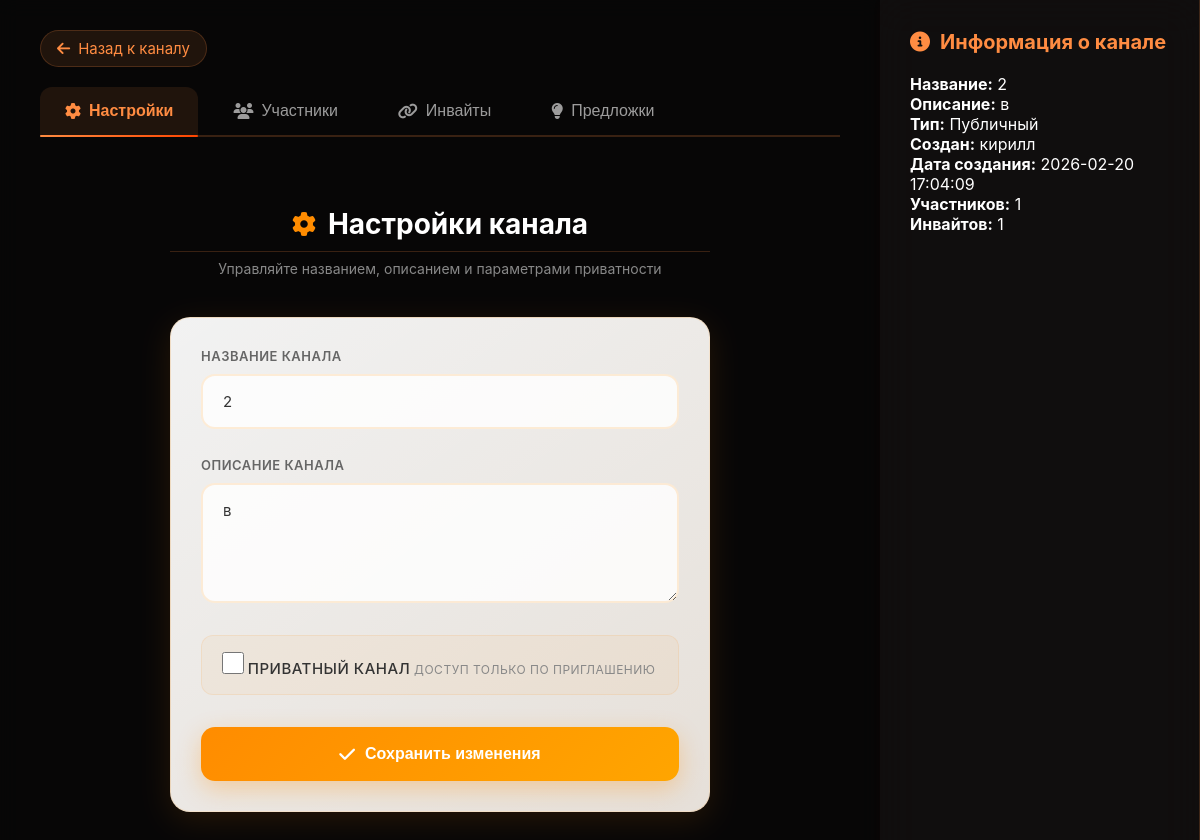
Screenshot of /channel/2/settings (signed in) with the database file from the repository.
### tables this page shows
CREATE TABLE channels (
                id INTEGER PRIMARY KEY AUTOINCREMENT,
                name TEXT UNIQUE NOT NULL,
                creator TEXT NOT NULL,
                description TEXT,
                created_at DATETIME DEFAULT CURRENT_TIMESTAMP,
                is_private BOOLEAN DEFAULT FALSE
            );

### app.py (the view)
@app.route('/channel/<channel_name>/settings')
def channel_settings(channel_name):
    print(f"channel_settings called with channel_name: {repr(channel_name)}")
    print(f"channel_name type: {type(channel_name)}, len: {len(channel_name)}")
    if 'user_id' not in session:
        return redirect(url_for('login'))
    channel = get_channel_by_name(channel_name)
    print(f"get_channel_by_name returned: {channel}")
    if not channel:
        print(f"Channel not found for name: {repr(channel_name)}")
        return "Канал не найден", 404
    with get_db_connection() as conn:
        member_check = conn.execute("SELECT * FROM channel_members WHERE channel_id = ? AND user_id = ?", (channel['id'], session['user_id'])).fetchone()
        print(f"Member check raw: {dict(member_check) if member_check else None}")
        member_role = conn.execute("SELECT cr.role_name FROM channel_members cm JOIN channel_roles cr ON cm.role_id = cr.id WHERE cm.channel_id = ? AND cm.user_id = ?", (channel['id'], session['user_id'])).fetchone()
        print(f"Channel {channel_name} member role check: {dict(member_role) if member_role else None}")
        if not member_role or member_role['role_name'] != 'Admin':
            print(f"No access to {channel_name}: member_role={member_role}")
            return "Нет доступа", 403
    members = get_channel_members(channel['id'])
    invites = get_channel_invites(channel['id'])
    for invite in invites:
        with get_db_connection() as conn:
            user = conn.execute("SELECT username FROM users WHERE id = ?", (invite['created_by'],)).fetchone()
            invite['created_by_username'] = user['username'] if user else 'Неизвестен'
    return render_template('channel_management.html', channel=channel, members=members, invites=invites, type='settings')

### utils.py (called while the page is built)
@contextmanager
def get_db_connection():
    conn = sqlite3.connect(DATABASE)
    conn.row_factory = sqlite3.Row
    try:
        yield conn
    finally:
        conn.close()

def get_channel_by_name(name):
    print(f"get_channel_by_name called with name: {repr(name)}")
    print(f"name type: {type(name)}, len: {len(name)}")
    with get_db_connection() as conn:
        all_channels = conn.execute("SELECT name FROM channels").fetchall()
        print(f"All channels in DB: {[repr(row[0]) for row in all_channels]}")
        channel = conn.execute("SELECT * FROM channels WHERE name = ?", (name,)).fetchone()
        print(f"SQL Query: SELECT * FROM channels WHERE name = {repr(name)}")
        print(f"Query returned: {channel}")
        if not channel:
            print(f"Channel '{name}' not found in DB")
            for row in all_channels:
                db_name = row[0]
                print(f"Comparing '{repr(name)}' with DB '{repr(db_name)}'")
        else:
            print(f"Channel found: {dict(channel) if channel else None}")
        return channel

def get_channel_members(channel_id):
    with get_db_connection() as conn:
        members = conn.execute("""
            SELECT u.username, cr.role_name FROM channel_members cm
            JOIN users u ON cm.user_id = u.id
            LEFT JOIN channel_roles cr ON cm.role_id = cr.id
            WHERE cm.channel_id = ?
        """, (channel_id,)).fetchall()
        return [dict(member) for member in members]

def get_channel_invites(channel_id):
    with get_db_connection() as conn:
        invites = conn.execute("SELECT * FROM channel_invites WHERE channel_id = ?", (channel_id,)).fetchall()
        invites_list = [dict(invite) for invite in invites]
        print(f"DEBUG: Loaded {len(invites_list)} invites for channel {channel_id}: {[i['invite_code'] for i in invites_list]}")
        return invites_list

### templates/channel_management.html (shortened to what this page needs)
<!DOCTYPE html>
<html lang="ru">
<head>
    <link rel="stylesheet" href="{{ url_for('static', filename='style.css') }}">
    <link rel="stylesheet" href="https://cdnjs.cloudflare.com/ajax/libs/font-awesome/6.4.0/css/all.min.css">
</head>
<body>
    <div class="channel-layout">
        <div class="channel-main">
            <div class="back-link" onclick="history.back()">
                <i class="fas fa-arrow-left"></i>
                Назад к каналу
            </div>
            <div class="tab-navigation">
                <button class="tab-button active" data-tab="settings"><i class="fas fa-cog"></i> Настройки</button>
                <button class="tab-button" data-tab="members"><i class="fas fa-users"></i> Участники</button>
                <button class="tab-button" data-tab="invites"><i class="fas fa-link"></i> Инвайты</button>
                <button class="tab-button" data-tab="suggestions"><i class="fas fa-lightbulb"></i> Предложки</button>
            </div>
            {% include 'channel_settings.html' %}
        </div>
        <div class="channel-sidebar">
            <h3><i class="fas fa-info-circle"></i> Информация о канале</h3>
            <p><strong>Название:</strong> {{ channel.name }}</p>
            <p><strong>Описание:</strong> {{ channel.description or 'Нет описания' }}</p>
            <p><strong>Тип:</strong> {% if channel.is_private %}Приватный{% else %}Публичный{% endif %}</p>
            <p><strong>Создан:</strong> {{ channel.creator }}</p>
            <p><strong>Дата создания:</strong> {{ channel.created_at }}</p>
            <p><strong>Участников:</strong> {{ members|length }}</p>
            <p><strong>Инвайтов:</strong> {{ invites|length }}</p>
        </div>
    </div>
</body>
</html>

### templates/channel_settings.html (shortened to what this page needs)
<div class="tab-content" id="settings">
    <div class="channel-settings-container">
        <div class="settings-header">
            <h2><i class="fas fa-cog"></i> Настройки канала</h2>
            <p>Управляйте названием, описанием и параметрами приватности</p>
        </div>
        <div class="settings-card">
            <form method="POST" action="/save_channel_settings/{{ channel.name }}">
                <div class="form-group-minimal">
                    <label for="name">Название канала</label>
                    <input type="text" id="name" name="name" value="{{ channel.name }}" required placeholder="Введите название канала">
                </div>
                <div class="form-group-minimal">
                    <label for="description">Описание канала</label>
                    <textarea id="description" name="description" placeholder="Расскажите о теме и правилах вашего канала">{{ channel.description or '' }}</textarea>
                </div>
                <div class="form-group-minimal">
                    <label class="checkbox-minimal">
                        <input type="checkbox" name="is_private" {% if channel.is_private %}checked{% endif %}>
                        <span>Приватный канал</span>
                        <span class="hint">Доступ только по приглашению</span>
                    </label>
                </div>
                <button type="submit" class="save-btn-minimal">
                    <i class="fas fa-check"></i>
                    Сохранить изменения
                </button>
            </form>
        </div>
    </div>
</div>

### static/style.css (style rules this page uses)
:root { --accent: #FF8C42; --accent-dark: #E65C1E; --accent-glow: rgba(255, 140, 66, 0.5); --bg-dark: #0B0A0A; --bg-card: rgba(18, 16, 15, 0.8); --bg-soft: rgba(255, 255, 255, 0.03); --border-light: rgba(255, 140, 66, 0.2); --text-main: #FFFFFF; --text-muted: rgba(255, 255, 255, 0.6); --shadow-color: rgba(0, 0, 0, 0.5); --glow-color: rgba(255, 140, 66, 0.2); --gradient-primary: linear-gradient(135deg, #FF8C42, #FF4500); --gradient-secondary: linear-gradient(135deg, #FF8C42, #FF6B2B); --gradient-accent: linear-gradient(135deg, #FF4500, #FF8C42); }
* { margin: 0; padding: 0; box-sizing: border-box; }
body { font-family: 'Inter', -apple-system, BlinkMacSystemFont, 'Segoe UI', Roboto, sans-serif; background: var(--bg-dark); color: var(--text-main); min-height: 100vh; overflow: hidden; position: relative; }
body::before { content: ''; position: fixed; top: 0; left: 0; width: 100%; height: 100%; background: radial-gradient(circle at 20% 30%, rgba(255, 107, 43, 0.15) 0%, transparent 35%), radial-gradient(circle at 80% 70%, rgba(255, 69, 0, 0.15) 0%, transparent 40%), radial-gradient(circle at 40% 80%, rgba(255, 140, 66, 0.12) 0%, transparent 45%), linear-gradient(135deg, #0B0A0A 0%, #1A1512 100%); filter: blur(80px); opacity: 0.5; animation: gradientMove 20s ease infinite; z-index: -2; }
body::after { content: ''; position: fixed; width: 100%; height: 100%; background-image: radial-gradient(circle at 30% 40%, rgba(255, 140, 66, 0.1) 1px, transparent 1px), radial-gradient(circle at 70% 60%, rgba(255, 140, 66, 0.1) 1px, transparent 1px), radial-gradient(circle at 85% 25%, rgba(255, 140, 66, 0.1) 1px, transparent 1px); background-size: 70px 70px; animation: particlesMove 30s linear infinite; pointer-events: none; z-index: -1; }
:root { --channel-bg: linear-gradient(160deg, #0B0A0A 0%, #1A1512 100%); --channel-primary-orange: #FF8C42; --channel-accent-orange: #FF4500; --channel-text-dark: #FFFFFF; --channel-text-light: rgba(255, 255, 255, 0.6); --channel-border: rgba(255, 140, 66, 0.2); --channel-shadow: 0 8px 25px rgba(255, 69, 0, 0.12); --channel-shadow-hover: 0 12px 35px rgba(255, 69, 0, 0.2); --channel-radius: 12px; }
.channel-layout { display: flex; height: 100vh; background: var(--bg-dark); overflow: hidden; }
.channel-sidebar { width: 320px; background: var(--bg-card); border-right: 1px solid var(--border-light); padding: 30px; overflow-y: auto; box-shadow: 5px 0 15px rgba(255, 69, 0, 0.05); color: var(--text-main); backdrop-filter: blur(20px); }
.channel-sidebar h3 { font-size: 20px; color: var(--accent); margin: 0 0 20px 0; display: flex; align-items: center; gap: 10px; }
.channel-main { flex: 1; padding: 30px 40px; overflow-y: auto; background: rgba(0, 0, 0, 0.3); backdrop-filter: blur(10px); }
.back-link { display: inline-flex; align-items: center; gap: 8px; color: var(--accent); text-decoration: none; font-size: 15px; margin-bottom: 20px; transition: all 0.2s ease; padding: 8px 16px; background: rgba(255, 140, 66, 0.1); border-radius: 20px; border: 1px solid var(--border-light); }
.tab-navigation { display: flex; border-bottom: 2px solid var(--border-light); margin-bottom: 30px; gap: 10px; }
.tab-button { background: none; border: none; padding: 15px 25px; cursor: pointer; font-size: 16px; font-weight: 500; color: var(--text-muted); transition: all 0.3s ease; position: relative; display: flex; align-items: center; gap: 8px; border-radius: 12px 12px 0 0; }
.tab-button.active { color: var(--accent); font-weight: 600; background: rgba(255, 140, 66, 0.1); }
.tab-button.active::after { content: ''; position: absolute; bottom: -2px; left: 0; width: 100%; height: 2px; background: var(--gradient-primary); border-radius: 2px; }
.tab-content { display: none; animation: fadeIn 0.5s ease-in-out; }
.tab-content.active { display: block; }
.tab-content h2, .tab-content h3 { color: var(--text-main); border-bottom: 1px solid var(--border-light); padding-bottom: 10px; margin-bottom: 25px; font-weight: 600; }

### rows the page displays
channels: name "2", description "в", creator "кирилл", created_at "2026-02-20 17:04:09"

### other values shown
{{ members|length }} "1"
{{ invites|length }} "1"
